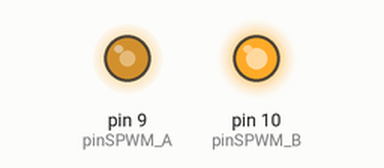
Bench run of a sketch on a simulated Arduino Uno, built with avr-gcc and run on an emulated ATmega328P. Shown: output pins drawn as LEDs (lit = HIGH).

Above: at 0.15 s.
At 16.03 s:
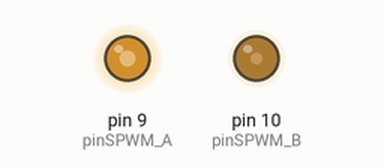
Timing chart, 0 to 15.9 s (numbered marks = the images above):
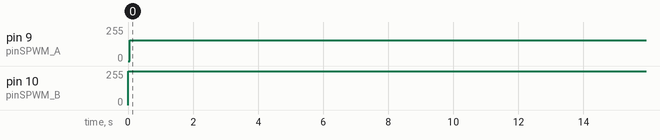

Measured:
- by itself, pin 9 (pinSPWM_A): 0/255 → 154/255 at 0.05 s
- by itself, pin 10 (pinSPWM_B): 0/255 → 255/255 at 0.00 s

The sketch:

SPWM.ino
```cpp
#define pinSPWM_A 9
#define pinSPWM_B 10

#define frekuensiOutput 50
#define frekuensiSPWM 1000

volatile byte indexSPWM;
volatile float output;
int limitOutput;

void setup(){
  pinMode (pinSPWM_A, OUTPUT);
  pinMode (pinSPWM_B, OUTPUT);

  TCCR1A = (1 << COM1A1)|(1 << COM1B1)|(1 << WGM11);

  long cycles = (F_CPU / frekuensiSPWM / 2);
  uint8_t clockSelectBits;

  if (cycles < 0xFF) clockSelectBits = _BV(CS10);
  else if ((cycles >>= 3) < 0xFF) clockSelectBits = _BV(CS11);
  else if ((cycles >>= 3) < 0xFF) clockSelectBits = _BV(CS11)| _BV(CS10);
  else if ((cycles >>= 2) < 0xFF) clockSelectBits = _BV(CS12);
  else if ((cycles >>= 2) < 0xFF) clockSelectBits = _BV(CS12)| _BV(CS10);
  else cycles = 0xFF - 1, clockSelectBits = _BV(CS12)| _BV(CS10);

  TCCR1B = (1 << WGM13) | clockSelectBits;
  ICR1 = cycles;
  TIMSK1 = _BV(TOIE1);
  OCR1A = 0;
  OCR1B = 0;

  limitOutput = cycles;
}

void loop(){
  output = limitOutput / 2;
}

ISR(TIMER1_OVF_vect){
  int duty = 1.0 * sin(2.0 * PI * indexSPWM / (frekuensiSPWM / frekuensiOutput)) * output;

  if (duty >= 0)
  {
    OCR1AL = duty;
    OCR1BL = limitOutput + 1;
  }
  else
  {
    OCR1AL = limitOutput + 1;
    OCR1BL = 0 - duty;
  }

  indexSPWM++;
  indexSPWM %= frekuensiSPWM / frekuensiOutput;
}
```
